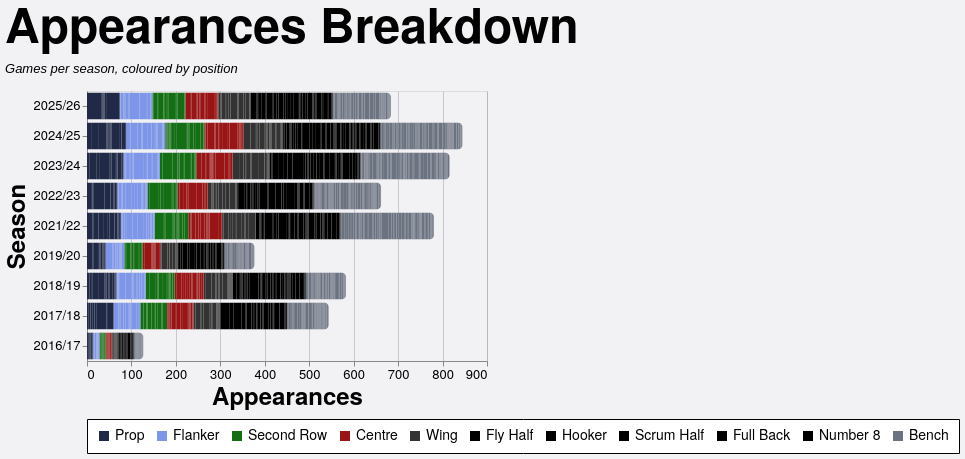

Express this chart as Vega-Lite.
### Vega-Lite specification from a JSON file in a GitHub repository (floating-point values rounded to 4 significant figures; data arrays with more than 128 entries replaced by an {"elided": "..."} marker saying what was removed)
{"config": {"axis": {"labelFont": "PT Sans Narrow, Helvetica Neue, Helvetica, Arial, sans-serif", "titleFont": "PT Sans Narrow, Helvetica Neue, Helvetica, Arial, sans-serif", "labelFontSize": 13, "titleFontSize": 24, "gridColor": "#202947", "gridOpacity": 0.2, "zindex": 1}, "text": {"font": "Lato, sans-serif"}, "bar": {"cornerRadiusEnd": 5}, "header": {"labelFont": "PT Sans Narrow, Helvetica Neue, Helvetica, Arial, sans-serif", "titleFont": "PT Sans Narrow, Helvetica Neue, Helvetica, Arial, sans-serif", "labelFontSize": 24, "titleFontSize": 28, "labelFontWeight": "bold", "orient": "left"}, "legend": {"labelFont": "PT Sans Narrow, Helvetica Neue, Helvetica, Arial, sans-serif", "titleFont": "PT Sans Narrow, Helvetica Neue, Helvetica, Arial, sans-serif", "labelFontSize": 14, "titleFontSize": 16, "titlePadding": 5, "fillColor": "white", "strokeColor": "black", "padding": 10, "titleFontWeight": "lighter", "titleFontStyle": "italic", "titleColor": "gray", "offset": 10}, "title": {"font": "PT Sans Narrow, Helvetica Neue, Helvetica, Arial, sans-serif", "fontSize": 48, "fontWeight": "bold", "anchor": "start", "align": "center", "titlePadding": 20, "subtitlePadding": 10, "subtitleFontSize": 13, "subtitleColor": "", "subtitleFontStyle": "italic", "offset": 15, "color": "black"}, "axisX": {"labelAngle": 0}, "facet": {"title": null, "header": null, "align": {"row": "each", "column": "each"}}, "resolve": {"scale": {"y": "independent", "facet": "independent"}}, "background": "#f2f1f4", "scale": {"offsetBandPaddingOuter": 0.2, "offsetBandPaddingInner": 0.1}}, "data": {"name": "data-4dc789369ec530d2c4cefdcd47dfdc80"}, "mark": {"type": "bar"}, "encoding": {"color": {"field": "color_value", "legend": {"orient": "bottom", "title": null}, "scale": {"domain": ["Prop", "Flanker", "Second Row", "Centre", "Wing", "Fly Half", "Hooker", "Scrum Half", "Full Back", "Number 8", "Bench"], "range": ["#202946", "#7d96e8", "#146f14", "#991515", "#333333", "#000000", "#000000", "#000000", "#000000", "#000000", "#6b7280"]}, "type": "nominal"}, "order": {"field": "stack_order", "type": "quantitative"}, "tooltip": [{"field": "player", "title": "Player", "type": "nominal"}, {"field": "season", "title": "Season", "type": "nominal"}, {"field": "color_value", "title": "Position", "type": "nominal"}, {"aggregate": "sum", "field": "apps", "title": "Appearances", "type": "quantitative"}], "x": {"aggregate": "sum", "field": "apps", "title": "Appearances", "type": "quantitative"}, "y": {"field": "season", "sort": {"field": "season_sort", "op": "max", "order": "descending"}, "title": "Season", "type": "nominal"}}, "height": {"step": 30}, "title": {"text": "Appearances Breakdown", "subtitle": "Games per season, coloured by position"}, "width": 400, "$schema": "https://vega.github.io/schema/vega-lite/v5.20.1.json", "datasets": {"data-4dc789369ec530d2c4cefdcd47dfdc80": {"elided": "2502 records"}}}
